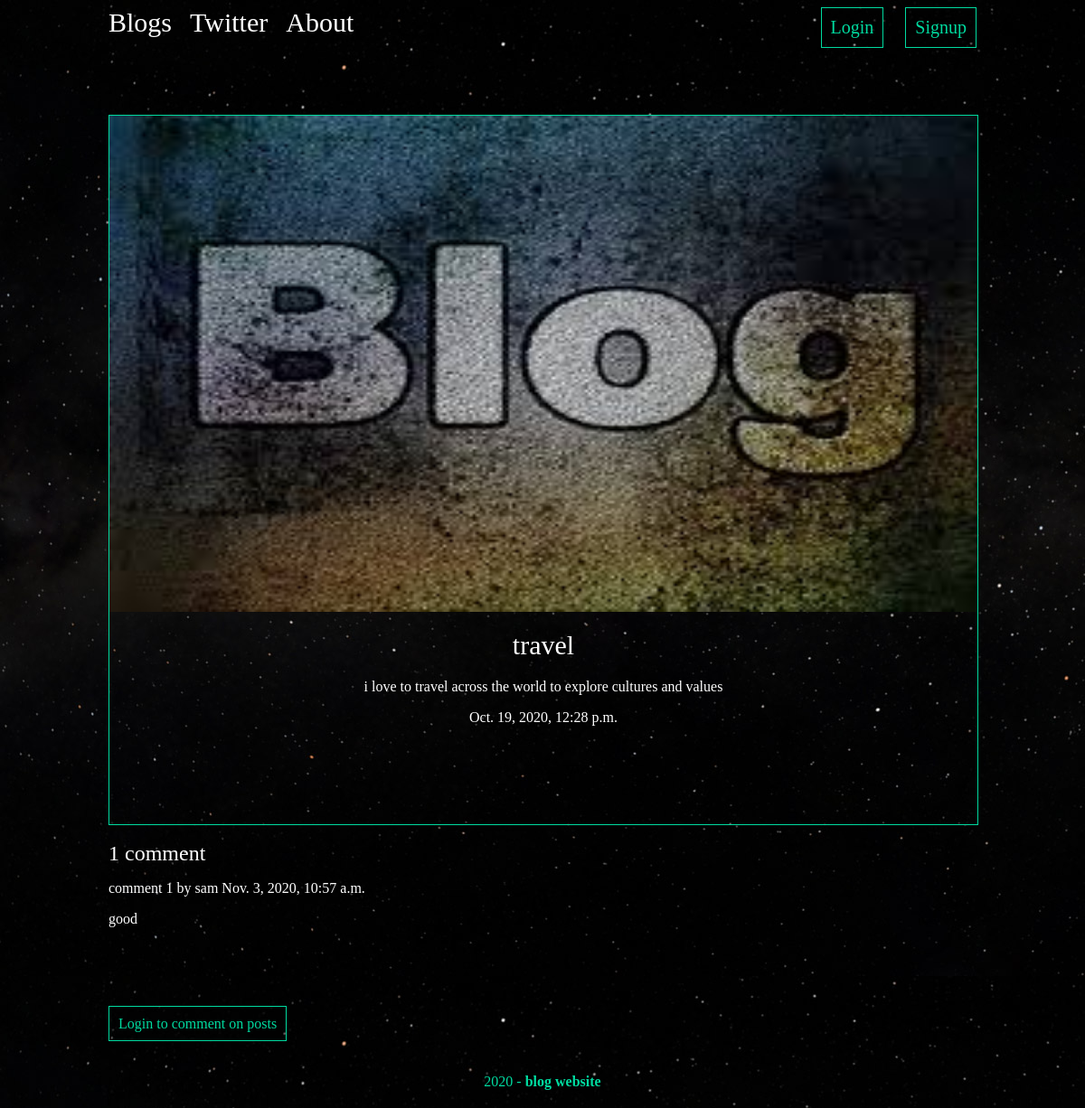
The app's page /Posts/travel/ with its own data.
### posts/models.py (models this page shows, shortened)
class Post(models.Model):
    title = models.CharField(max_length=100)
    body = models.TextField()
    date = models.DateTimeField(auto_now_add=True)
    thumb = models.ImageField(default="default.jpg",blank=True)
    author = models.ForeignKey(User,default=None,on_delete=models.CASCADE)

class Comment(models.Model):
    post = models.ForeignKey(Post,on_delete=models.CASCADE,related_name='comments')
    name = models.CharField(max_length=200)
    body = models.TextField()
    created = models.DateTimeField(auto_now_add=True)
    updated = models.DateTimeField(auto_now=True)
    active = models.BooleanField(default=True)
    class Meta:
        ordering = ('created',)

### posts/views.py (the view, shortened to what this page needs)
# urls.py: url(r'^(?P<name>[\w+\s*]+)/$',views.Post_detail,name="detail"),
def Post_detail(request,name):
    post = Post.objects.get(title=name)
    comments = Comment.objects.filter(post=post)
    new_comment = None
    save_post = False
    form = forms.CommentForm()
    user_commented = Comment.objects.filter(name=request.user, post=post)
    user_saved_post = 0
    user_auth = request.user.is_authenticated
    if user_auth:
        user_saved_post = len(SavePost.objects.filter(user=request.user, post=post))
        form = None
    elif not user_auth:
        form = None
    if len(user_commented) == 0 and user_auth:
        form = forms.CommentForm()
    return render(request,'posts/post_detail.html',{'post':post,'comments':comments,'new_comment':new_comment,'form':form,"save_post":save_post,'user_auth':user_auth,'saved_post':user_saved_post})

### posts/templates/posts/post_detail.html (shortened to what this page needs)
{% extends 'base_layout.html' %}
{% block contents %}
<br><br>
<div class="post-detail">
    <div class="post">
        <img src="{{post.thumb.url}}"/>
        <h2>{{post.title}}</h2>
        <p>{{post.body}}</p>
        <p>{{post.date}}</p>
    </div>
    <br>
    <div class="comment-block">
    {% with comments.count as total_comments %}
        <h2>{{ total_comments }} comment{{ total_comments|pluralize }}</h2>
    {% endwith %}
    {% for comment in comments %}
        <p>comment {{ forloop.counter }} by {{ comment.name }} {{ comment.created }}</p>
        <p>{{ comment.body|linebreaks }}</p>
    {% empty %}
        <p>There are no comments yet.</p>
    {% endfor %}
    </div>
</div>
<br><br>
<div class="add-comment">
{% if new_comment %}
    <h2>Your comment has been added</h2>
{% else %}
    {% if form != None %}
        <h2>Add a new comment</h2>
        <form class="site-form" method="post">
            {{ form }}
            {% csrf_token %}
            <p><input class="highlight" type="submit" value="Add Comment"></p>
        </form>
    {% elif not user_auth %}
        <a href="{% url 'accounts:login' %}" class="highlight">Login to comment on posts</a>
    {% elif user_auth %}
        <h2>You have already commented</h2>
    {% endif %}
{% endif %}
<br>
</div>
<br><br>
{% endblock %}

### assets/css.css (style rules this page uses)
body { background-image:url(bg.jpg); color:#fff; }
h1,h2,h3,h4,h5 { font-weight:normal; margin:0; }
a,a:hover,a:visited { color:#fff; text-decoration:none; }
.recent-post,.post { padding:10px; width: 175px; height:200px; border: 1px solid #00dba0; position:relative; padding-bottom:18px; }
.post-detail .post { width:100%; height:100%; position:relative; padding:0; }
.post-detail .post img { width:100%; height:70%; }
.post-detail .post h2 { text-align:center; margin:20px auto; font-size:30px; }
.post-detail .post p { text-align:center; }
.comment-block { overflow-y:scroll; height:20%; }
a.highlight { border: 1px solid #00dba0; padding:10px; fborder-radius:4px; color:#00dba0; }

### records on screen
Post: thumb (placeholder picture), title "travel", body "i love to travel across the world to explore cultures and values", date "Oct. 19, 2020, 12:28 p.m."
Comment: name "sam", created "Nov. 3, 2020, 10:57 a.m.", body "good"

### other values on screen
{{ total_comments }} "1"
